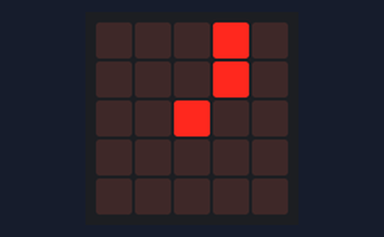
The program below on a simulated BBC micro:bit running MicroPython. Shown: the board's 5×5 LED display. At 2.4 s the program stops and its outputs stay as they are.

Above: at 0.1 s.
At 0.5 s:
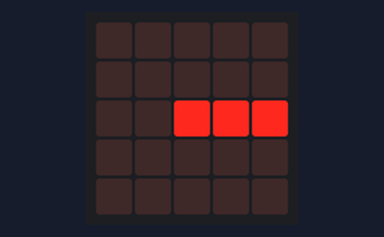
At 1.1 s:
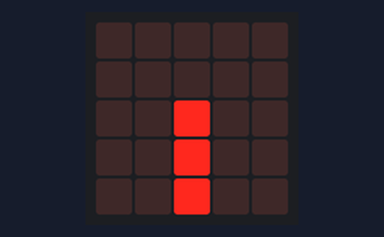
At 1.7 s:
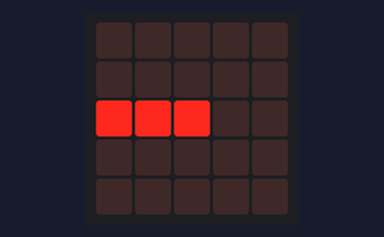
At 2.3 s:
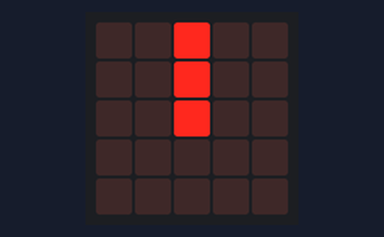

The program:

hands.py
```python
#
# Quickly display the hands of a clock turning
#

from microbit import *

hands=[Image.CLOCK1,Image.CLOCK2,Image.CLOCK3,Image.CLOCK4,
       Image.CLOCK5,Image.CLOCK6,Image.CLOCK7,Image.CLOCK8,
       Image.CLOCK9,Image.CLOCK10,Image.CLOCK11,Image.CLOCK12]

display.clear()

for i in hands:
    display.show(i)
    sleep(200)
    
```
